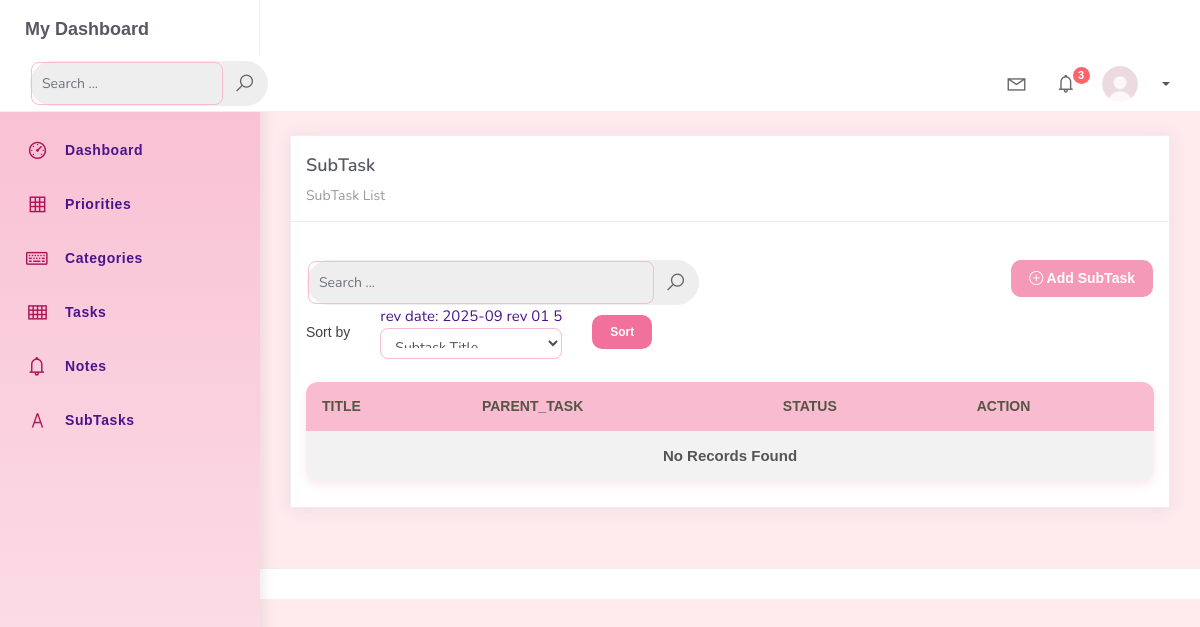
Before: /subtask_list with the older database file.
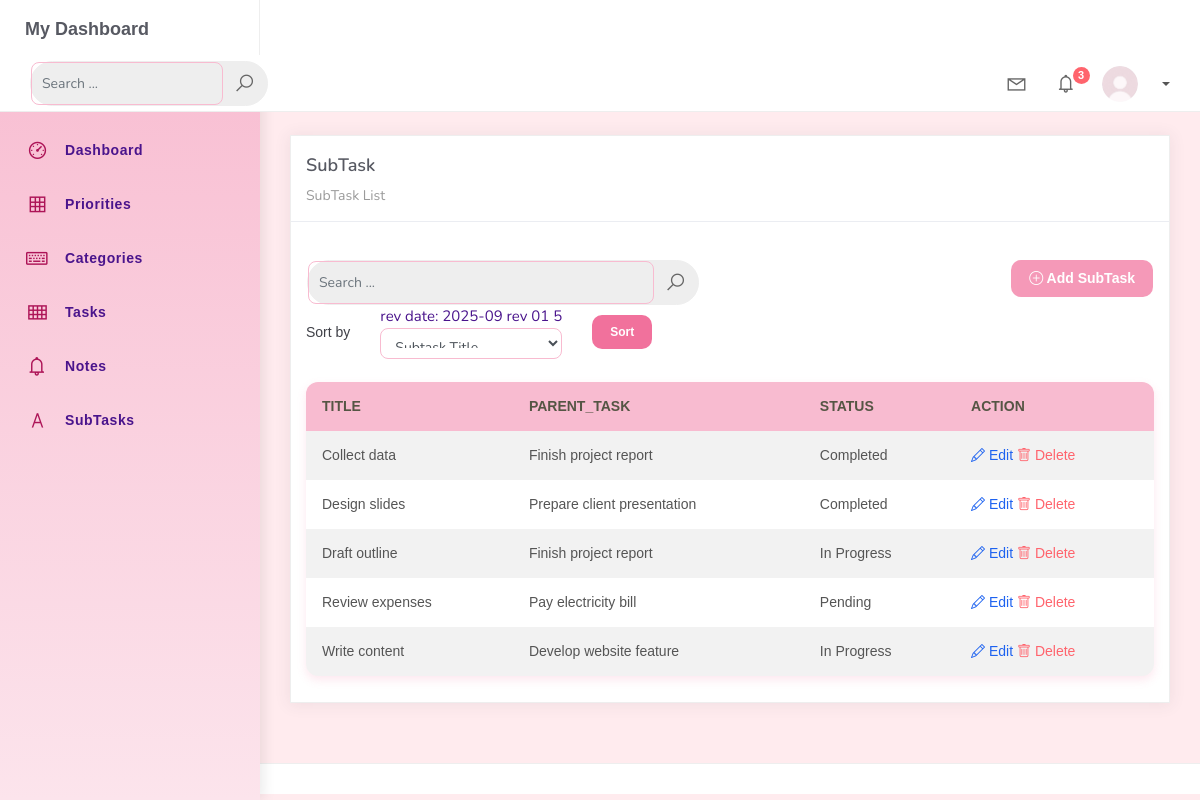
After: the same page with the newer database file.
### hangarin_project/hangarinorg/models.py (models this page shows, shortened)
class BaseModel(models.Model):
    created_at = models.DateTimeField(auto_now_add=True, db_index=True)
    updated_at = models.DateTimeField(auto_now=True)
    class Meta:
        abstract = True

class Subtask(BaseModel):
    parent_task = models.ForeignKey(Task, on_delete = models.CASCADE)
    title = models.CharField(max_length = 250)
    status = models.CharField(max_length=50, choices = [("Pending", "Pending"), ("In Progress", "In Progress"), ("Completed", "Completed",)], default = "Pending")

class Task(BaseModel):
    title= models.CharField(max_length=250)
    description= models.CharField(max_length=500)
    deadline = models.DateTimeField(null=True, blank=True)
    status = models.CharField(max_length=50, choices = [("Pending", "Pending"), ("In Progress", "In Progress"), ("Completed", "Completed",)], default = "Pending")
    category = models.ForeignKey(Category, on_delete=models.CASCADE)
    priority = models.ForeignKey(Priority, on_delete=models.CASCADE)
    def __str__(self):
        return self.title

### hangarin_project/hangarinorg/views.py (the view)
# urls.py: path('subtask_list', SubtaskList.as_view(), name='subtask-list'),
class SubtaskList(ListView):
    model = Subtask
    context_object_name = 'subtask'
    template_name = 'subtask_list.html'
    paginate_by = 5
    ordering = ["title", "parent_task__title"]
    def get_ordering(self):
        allowed = ["title", "parent_task__title", "status", "created_at"]
        sort_by = self.request.GET.get("sort_by")
        if sort_by in allowed:
            return sort_by
        return "title"
    def get_queryset(self):
        qs = super().get_queryset()
        query = self.request.GET.get('q')
        if query:
            qs = qs.filter(
                Q(name__icontains=query) |
                Q(description__icontains=query)
        )
        return qs

### hangarin_project/templates/subtask_list.html (shortened to what the changed rows need)
{% extends 'base.html' %}
{% load static %}
{% block content %}
<div class="content">
    <div class="container-fluid">
        <div class="row">
            <div class="col-md-12">
                <div class="card">
                    <br />
                    <div class="card-body">
                        <table class="table table-striped mt-2">
                            <thead>
                                <tr>
                                    <th scope="col">Title</th>
                                    <th scope="col">Parent_task</th>
                                    <th scope="col">Status</th>
                                    <th scope="col">Action</th>
                                </tr>
                            </thead>
                            <tbody>
                                {% for subtask in subtask %}
                                <tr>
                                    <td>{{ subtask.title }}</td>
                                    <td>{{ subtask.parent_task }}</td>
                                    <td>{{ subtask.status }}</td>
                                    <td>
                                        <a href="subtask_list/{{ subtask.id }}" class="text-primary">
                                          <i class="class=bi bi-pencil"></i> Edit
                                        </a>
                                        <a href="{% url 'subtask-delete' subtask.id %}" class="text-danger">
                                          <i class="bi bi-trash"></i> Delete
                                        </a>
                                      </div>
                                {% empty %}
                                <tr>
                                <td colspan="5" style="text-align: center">
                                <p class="text-sm font-weight-bold mb-0">No Records Found</p>
                                </td>
                                </tr>
                                {% endfor %}
                            </tbody>
                        </table>
                    </div>
                </div>
            </div>
        </div>
    </div>
</div>
{% endblock %}

Changed rows visible on the page:
added Subtask: title "Collect data", parent_task "Finish project report", status "Completed"
added Subtask: title "Design slides", parent_task "Prepare client presentation", status "Completed"
added Subtask: title "Draft outline", parent_task "Finish project report", status "In Progress"
added Subtask: title "Review expenses", parent_task "Pay electricity bill", status "Pending"
added Subtask: title "Write content", parent_task "Develop website feature", status "In Progress"
Other visible differences:
text no longer shown: "No Records Found"
